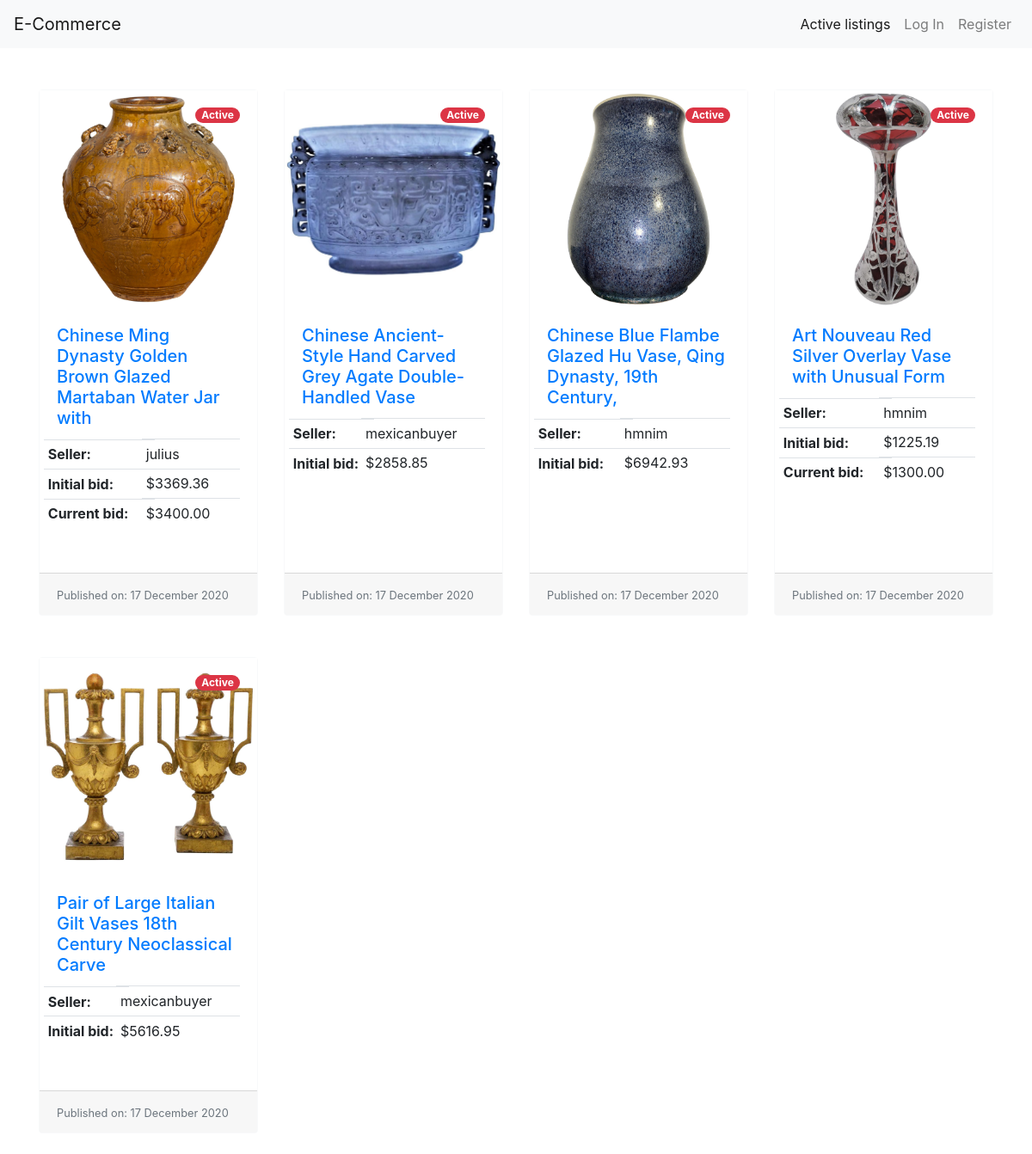
The page / on the database its author committed.
### auctions/models.py (models this page shows)
class Listing(models.Model):
    owner = models.ForeignKey(
        User, on_delete=models.CASCADE, related_name='seller')
    title = models.CharField(max_length=64)
    description = models.TextField()
    initialBid = models.DecimalField(max_digits=8, decimal_places=2)
    currentBid = models.DecimalField(max_digits=8, decimal_places=2)
    image = models.ImageField(blank=True, null=True, default='no-image.jpg')
    category = models.CharField(max_length=64)
    status = models.BooleanField(default=True)
    date = models.DateTimeField(auto_now_add=True)
    winner = models.ForeignKey(
        User, null=True, on_delete=models.PROTECT, related_name='buyer')
    def createdAt(self):
        return self.date.strftime('%d %B %Y')

class User(AbstractUser):
    pass

### auctions/views.py (the view)
# urls.py: path("", views.index, name="index"),
def index(request):
    listings = Listing.objects.filter(status=True)
    categories = Listing.objects.raw(
        'SELECT * FROM auctions_listing GROUP BY category HAVING COUNT(*)>=1')
    empty = False
    try:
        w = Watchlist.objects.filter(user=request.user)
        total = len(w)
    except:
        total = None
    return render(request, 'auctions/index.html', {
        'listings': listings,
        'total': total,
        'empty': empty,
        'categories': categories
    })

### auctions/templates/auctions/index.html (shortened to what this page needs)
{% extends "auctions/layout.html" %}
{% load static %}
{% block body %}
<div class="container mt-4">
    <div class="row row-cols-1 row-cols-md-3">
        {% for listing in listings %}
        <div class="col-md-4 col-lg-3 my-4">
            <div class="card border-light mb-3 h-100">
                <a href="{% url 'listing' listing.id %}">
                    <div class="image">
                        <img src="{{ listing.image.url }}" alt="{{ listing.image.url }}">
                        {% if listing.status %}
                        <div class="card-img-overlay">
                            <span class="badge badge-pill badge-danger float-right">Active</span>
                        </div>
                        {% else %}
                        <div class="card-img-overlay">
                            <span class="badge badge-pill badge-dark float-right">Closed</span>
                        </div>
                        {% endif %}
                    </div>
                </a>
                <div class="card-body">
                    <a href="{% url 'listing' listing.id %}">
                        <h5 class="card-title">{{ listing.title }}</h5>
                    </a>
                    <table class="table table-sm">
                        <tr>
                            <th class="row">Seller:</th>
                            <td>{{ listing.owner }}</td>
                        </tr>
                        <tr>
                            <th class="row">Initial bid:</th>
                            <td>${{ listing.initialBid }}</td>
                        </tr>
                        {% if listing.initialBid != listing.currentBid %}
                        <tr>
                            <th class="row">Current bid:</th>
                            <td>${{ listing.currentBid }}</td>
                        </tr>
                        {% endif %}
                    </table>
                </div>
                <div class="card-footer">
                    <small class="text-muted">Published on: {{ listing.createdAt }}</small>
                </div>
            </div>
        </div>
        {% endfor %}
    </div>
</div>
{% endblock %}

### auctions/static/css/main.css (style rules this page uses)
.image { position: relative; overflow: hidden; padding-bottom: 100%; }
.image img { position: absolute; margin: auto; left: 0; right: 0; text-align: center; height: 100%; }

### rows shown on the page
Listing: image (picture), status "Active", title "Chinese Ming Dynasty Golden Brown Glazed Martaban Water Jar with", owner "julius", initialBid "3369.36", currentBid "3400.00", createdAt "17 December 2020"
Listing: image (picture), status "Active", title "Chinese Ancient-Style Hand Carved Grey Agate Double-Handled Vase", owner "mexicanbuyer", initialBid "2858.85", createdAt "17 December 2020"
Listing: image (picture), status "Active", title "Chinese Blue Flambe Glazed Hu Vase, Qing Dynasty, 19th Century,", owner "hmnim", initialBid "6942.93", createdAt "17 December 2020"
Listing: image (picture), status "Active", title "Art Nouveau Red Silver Overlay Vase with Unusual Form", owner "hmnim", initialBid "1225.19", currentBid "1300.00", createdAt "17 December 2020"
Listing: image (picture), status "Active", title "Pair of Large Italian Gilt Vases 18th Century Neoclassical Carve", owner "mexicanbuyer", initialBid "5616.95", createdAt "17 December 2020"
